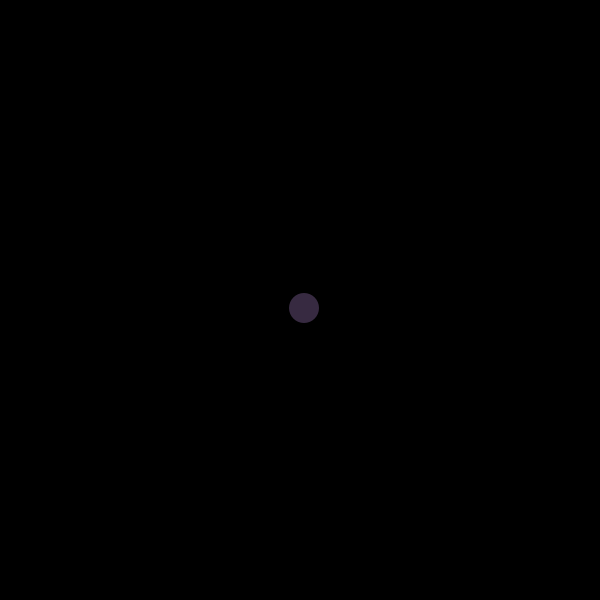
Frame 1 (no input)
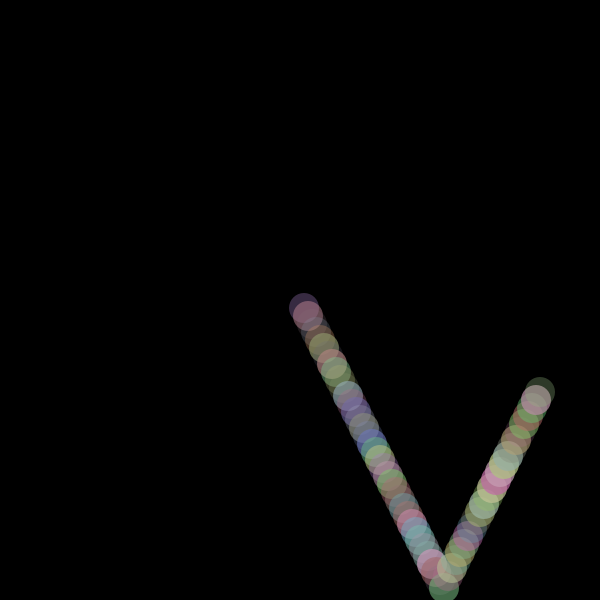
Frame 60 (the mouse pressed at the canvas centre just before this capture)
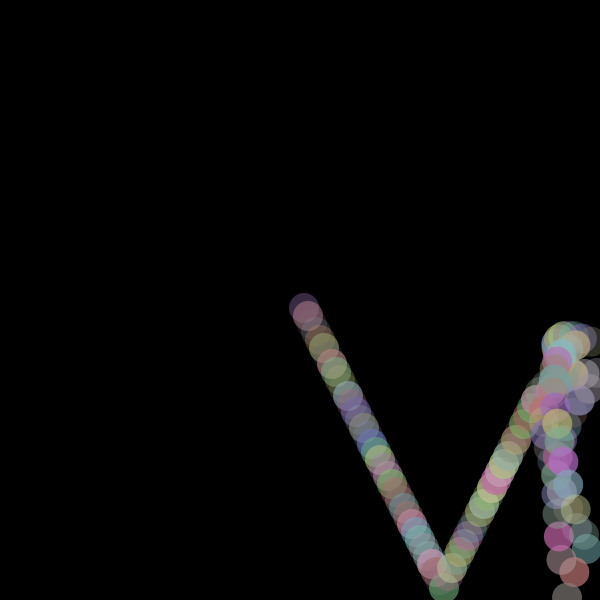
Frame 120 (the mouse held since frame 60 and released just before this capture)

The Processing sketch that drew these frames (run headless with seeded random() and noise(); from frame 60 on, the mouse is pressed at the canvas centre):

// Processing sketch: processing_173226
// ── processing_173226.pde

float xSpeed = 4;
float ySpeed = 8;
float xPos;
float yPos;
int ballSize = 30;


void setup() {
  size (600, 600);
  background (0);
  xPos = width/2;
  yPos = height/2;
}

void draw() {
  if (mousePressed == true) {
    xSpeed += random(0, 3);
    ySpeed += random(0, 3);
  } 
  xPos = xPos + xSpeed ;
  yPos = yPos + ySpeed;
  noStroke();
  fill (random(100, 200), random(100, 200), random(100, 200), random(50, 200)); 
  ellipse(xPos, yPos, ballSize, ballSize);

  coLogic();
  refresh();
}

void coLogic() {
  //x logic
  if (xPos >= (width - ballSize/2)) {
    xSpeed *= -1;
    xPos = (width - 1) - ballSize/2;
  }

  if (xPos <= ballSize/2) {
    xSpeed *= -1;
    xPos = 1 + ballSize/2;
  }
  //y logic
  if (yPos >= (width - ballSize/2)) {
    ySpeed *= -1;
    yPos = (width - 1) - ballSize/2;
  }

  if (yPos <= ballSize/2) {
    ySpeed *= -1;
    yPos = 1 + ballSize/2;
  }
}

void refresh() {
  if (keyPressed) {
    if (key == 'c' || key == 'C') {
      background(0);
    }
  }
}
